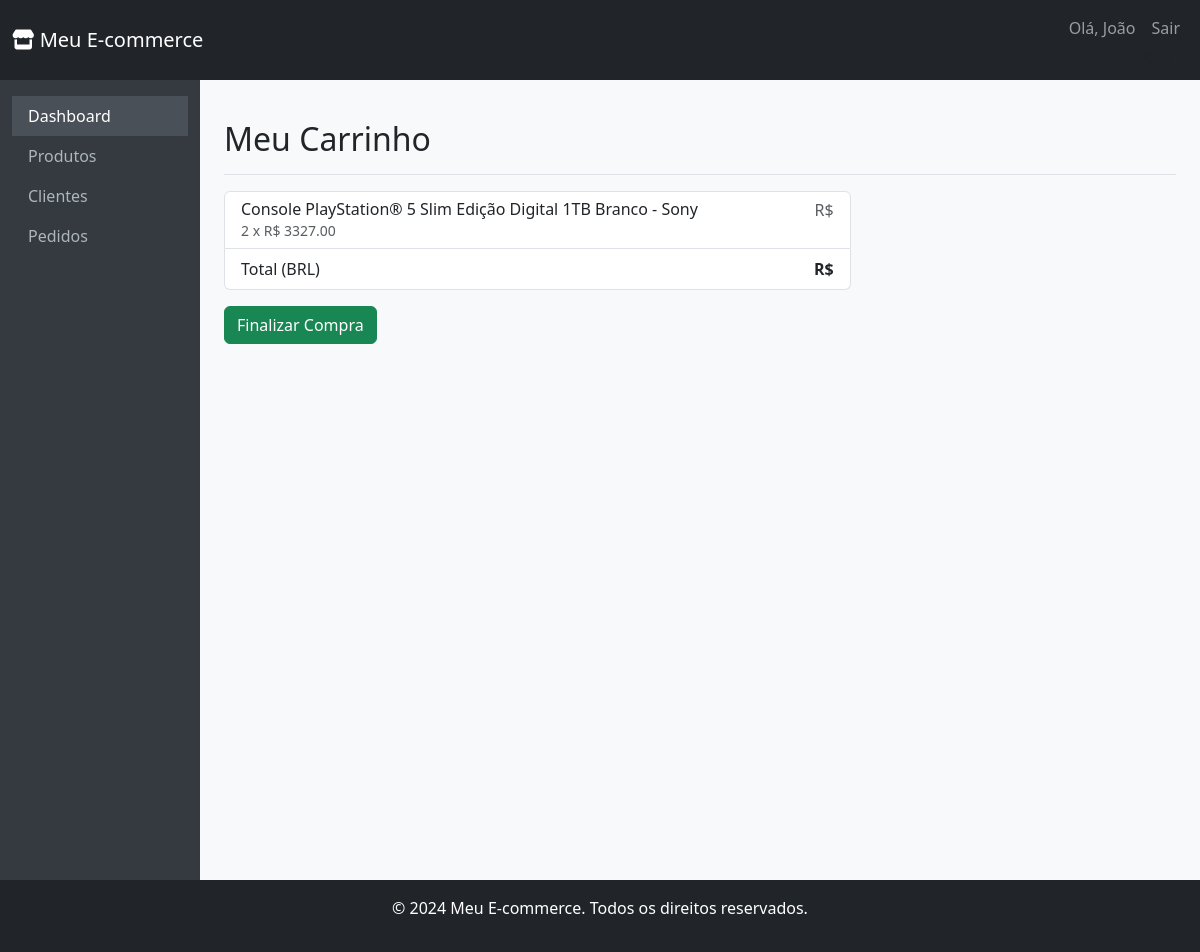
Screenshot of /carrinho/ (signed in) with the database file from the repository.
### app/models.py (models this page shows, shortened)
class ItemPedido(models.Model):
    produto = models.ForeignKey(Produto, on_delete=models.CASCADE)
    pedido = models.ForeignKey(Pedido, on_delete=models.CASCADE)
    quantidade = models.IntegerField(default=1)
    preco_unitario = models.DecimalField(max_digits=10, decimal_places=2)

class Produto(models.Model):
    nome = models.CharField(max_length=200)
    descricao = models.TextField()
    preco = models.DecimalField(max_digits=10, decimal_places=2)
    estoque = models.IntegerField()
    imagem = models.ImageField(upload_to='produtos/', blank=True, null=True)

### app/views.py (the view)
# urls.py: path('carrinho/', views.carrinho, name='carrinho'),
@login_required
def carrinho(request):
    cliente = get_object_or_404(Cliente, user=request.user)
    pedido, _ = Pedido.objects.get_or_create(cliente=cliente, completo=False)
    items = ItemPedido.objects.filter(pedido=pedido)
    context = {'pedido': pedido, 'items': items}
    return render(request, 'loja/carrinho.html', context)

### app/templates/loja/carrinho.html (shortened to what this page needs)
{% extends 'base.html' %}
{% block content %}
    <div class="d-flex justify-content-between flex-wrap flex-md-nowrap align-items-center pt-3 pb-2 mb-3 border-bottom">
        <h1 class="h2">Meu Carrinho</h1>
    </div>
    <div class="row">
        <div class="col-md-8">
            {% if not pedido.itempedido_set.all %}
                <div class="alert alert-info">Seu carrinho está vazio.</div>
            {% else %}
                <ul class="list-group mb-3">
                    {% for item in pedido.itempedido_set.all %}
                    <li class="list-group-item d-flex justify-content-between lh-sm">
                        <div>
                            <h6 class="my-0">{{ item.produto.nome }}</h6>
                            <small class="text-muted">{{ item.quantidade }} x R$ {{ item.preco_unitario }}</small>
                        </div>
                        <span class="text-muted">R$ {{ item.get_total }}</span>
                    </li>
                    {% endfor %}
                    <li class="list-group-item d-flex justify-content-between">
                        <span>Total (BRL)</span>
                        <strong>R$ {{ pedido.get_total }}</strong>
                    </li>
                </ul>
                <div class="text-right">
                    <button class="btn btn-success">Finalizar Compra</button>
                </div>
            {% endif %}
        </div>
    </div>
{% endblock %}

### app/templates/base.html (shortened to what this page needs)
{% load static %}
<!DOCTYPE html>
<html lang="pt-br">
<head>
    <link href="https://cdn.jsdelivr.net/npm/bootstrap@5.3.3/dist/css/bootstrap.min.css" rel="stylesheet" xintegrity="sha384-QWTKZyjpPEjISv5WaRU9OFeRpok6YctnYmDr5pNlyT2bRjXh0JMhjY6hW+ALEwIH">
</head>
<body>
    <header class="navbar navbar-expand-lg navbar-dark bg-dark">
        <div class="container-fluid">
            <a class="navbar-brand" href="{% url 'home' %}">
                <i class="fas fa-store"></i> Meu E-commerce
            </a>
            <div class="collapse navbar-collapse" id="navbarNav">
                <ul class="navbar-nav ms-auto">
                    {% if user.is_authenticated %}
                        <li class="nav-item">
                            <a class="nav-link" href="#">Olá, {{ user.username }}</a>
                        </li>
                        <li class="nav-item logout">
                            <a class="nav-link" href="{% url 'logout' %}">Sair</a>
                            <form action="{% url 'logout' %}" method="post" style="display: inline;">
                                <button type="submit" class="dropdown-item" style="background: none; border: none; padding: 0; margin: 0; color: inherit; cursor: pointer;">
                                </button>
                            </form>
                        </li>
                    {% else %}
                        <li class="nav-item">
                            <a class="nav-link" href="{% url 'login' %}">Login</a>
                        </li>
                    {% endif %}
                </ul>
            </div>
        </div>
    </header>
    <div class="container-fluid">
        <div class="row">
            <nav id="sidebar" class="col-md-3 col-lg-2 d-md-block sidebar">
                <div class="position-sticky pt-3">
                    <ul class="nav flex-column">
                        <li class="nav-item">
                            <a class="nav-link active" aria-current="page" href="{% url 'home' %}">
                                Dashboard
                            </a>
                        </li>
                        <li class="nav-item">
                            {% if user.is_superuser %}
                                <a class="nav-link" href="{% url 'listar_produtos_admin' %}">
                                    Produtos
                                </a>
                            {% else %}
                                <a class="nav-link" href="{% url 'listar_produtos_cliente' %}">
                                    Produtos
                                </a>
                            {% endif %}
                        </li>
                        <li class="nav-item">
                            <a class="nav-link" href="{% url 'listar_clientes' %}">
                                Clientes
                            </a>
                        </li>
                        <li class="nav-item">
                            <a class="nav-link" href="{% url 'listar_todos_pedidos' %}">
                                Pedidos
                            </a>
                        </li>
                    </ul>
                </div>
            </nav>
            <main class="col-md-9 ms-sm-auto col-lg-10 px-md-4 py-4">
                {% block content %}{% endblock %}
            </main>
        </div>
    </div>
    <footer class="bg-dark text-white text-center py-3">
        <div class="container-fluid">
            <p>&copy; 2024 Meu E-commerce. Todos os direitos reservados.</p>
        </div>
    </footer>
</body>
</html>

### app/templates/base.html (style rules this page uses)
body { background-color: #f8f9fa; }
.sidebar { background-color: #343a40; color: #fff; min-height: 100vh; }
.sidebar .nav-link { color: #adb5bd; }
.sidebar .nav-link.active { color: #fff; background-color: #495057; }

### rows the page displays
ItemPedido: produto.nome "Console PlayStation® 5 Slim Edição Digital 1TB Branco - Sony", quantidade "2", preco_unitario "3327.00"

### other values shown
{{ user.username }} "João"
